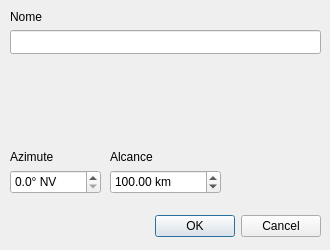
<?xml version="1.0" encoding="UTF-8"?>
<ui version="4.0">
 <class>beamDialog</class>
 <widget class="QDialog" name="beamDialog">
  <property name="geometry">
   <rect>
    <x>0</x>
    <y>0</y>
    <width>330</width>
    <height>250</height>
   </rect>
  </property>
  <property name="minimumSize">
   <size>
    <width>330</width>
    <height>250</height>
   </size>
  </property>
  <property name="maximumSize">
   <size>
    <width>330</width>
    <height>250</height>
   </size>
  </property>
  <property name="windowTitle">
   <string>Feixe</string>
  </property>
  <property name="windowIcon">
   <iconset resource="../res.qrc">
    <normaloff>:/icon/res/Earth-Scan-icon.png</normaloff>:/icon/res/Earth-Scan-icon.png</iconset>
  </property>
  <widget class="QDialogButtonBox" name="buttonBox">
   <property name="geometry">
    <rect>
     <x>-20</x>
     <y>210</y>
     <width>341</width>
     <height>32</height>
    </rect>
   </property>
   <property name="orientation">
    <enum>Qt::Horizontal</enum>
   </property>
   <property name="standardButtons">
    <set>QDialogButtonBox::Cancel|QDialogButtonBox::Ok</set>
   </property>
  </widget>
  <widget class="QLabel" name="label_name">
   <property name="geometry">
    <rect>
     <x>10</x>
     <y>10</y>
     <width>57</width>
     <height>14</height>
    </rect>
   </property>
   <property name="text">
    <string>Nome</string>
   </property>
  </widget>
  <widget class="QLineEdit" name="beamname">
   <property name="geometry">
    <rect>
     <x>10</x>
     <y>30</y>
     <width>311</width>
     <height>24</height>
    </rect>
   </property>
  </widget>
  <widget class="gbcoordinates" name="gbwidget" native="true">
   <property name="geometry">
    <rect>
     <x>10</x>
     <y>60</y>
     <width>310</width>
     <height>85</height>
    </rect>
   </property>
  </widget>
  <widget class="QLabel" name="label_azimute">
   <property name="geometry">
    <rect>
     <x>10</x>
     <y>150</y>
     <width>57</width>
     <height>14</height>
    </rect>
   </property>
   <property name="text">
    <string>Azimute</string>
   </property>
  </widget>
  <widget class="QDoubleSpinBox" name="azimute">
   <property name="geometry">
    <rect>
     <x>10</x>
     <y>170</y>
     <width>91</width>
     <height>24</height>
    </rect>
   </property>
   <property name="focusPolicy">
    <enum>Qt::TabFocus</enum>
   </property>
   <property name="wrapping">
    <bool>false</bool>
   </property>
   <property name="suffix">
    <string>° NV</string>
   </property>
   <property name="decimals">
    <number>1</number>
   </property>
   <property name="maximum">
    <double>360.000000000000000</double>
   </property>
  </widget>
  <widget class="QLabel" name="label">
   <property name="geometry">
    <rect>
     <x>110</x>
     <y>150</y>
     <width>57</width>
     <height>14</height>
    </rect>
   </property>
   <property name="text">
    <string>Alcance</string>
   </property>
  </widget>
  <widget class="QDoubleSpinBox" name="alcance">
   <property name="geometry">
    <rect>
     <x>110</x>
     <y>170</y>
     <width>111</width>
     <height>24</height>
    </rect>
   </property>
   <property name="suffix">
    <string> km</string>
   </property>
   <property name="decimals">
    <number>2</number>
   </property>
   <property name="maximum">
    <double>3000.000000000000000</double>
   </property>
   <property name="value">
    <double>100.000000000000000</double>
   </property>
  </widget>
  <widget class="QLabel" name="iconPreview">
   <property name="geometry">
    <rect>
     <x>10</x>
     <y>200</y>
     <width>40</width>
     <height>40</height>
    </rect>
   </property>
   <property name="sizePolicy">
    <sizepolicy hsizetype="Fixed" vsizetype="Fixed">
     <horstretch>0</horstretch>
     <verstretch>0</verstretch>
    </sizepolicy>
   </property>
   <property name="text">
    <string/>
   </property>
   <property name="pixmap">
    <pixmap resource="../res.qrc">:/icon/res/bussola.png</pixmap>
   </property>
   <property name="scaledContents">
    <bool>true</bool>
   </property>
  </widget>
 </widget>
 <customwidgets>
  <customwidget>
   <class>gbcoordinates</class>
   <extends>QWidget</extends>
   <header>gbcoordinates.h</header>
   <container>1</container>
   <slots>
    <signal>editDone()</signal>
    <slot>slot1()</slot>
   </slots>
  </customwidget>
 </customwidgets>
 <resources>
  <include location="../res.qrc"/>
 </resources>
 <connections>
  <connection>
   <sender>buttonBox</sender>
   <signal>accepted()</signal>
   <receiver>beamDialog</receiver>
   <slot>accept()</slot>
   <hints>
    <hint type="sourcelabel">
     <x>248</x>
     <y>254</y>
    </hint>
    <hint type="destinationlabel">
     <x>157</x>
     <y>274</y>
    </hint>
   </hints>
  </connection>
  <connection>
   <sender>buttonBox</sender>
   <signal>rejected()</signal>
   <receiver>beamDialog</receiver>
   <slot>reject()</slot>
   <hints>
    <hint type="sourcelabel">
     <x>316</x>
     <y>260</y>
    </hint>
    <hint type="destinationlabel">
     <x>286</x>
     <y>274</y>
    </hint>
   </hints>
  </connection>
  <connection>
   <sender>gbwidget</sender>
   <signal>editDone()</signal>
   <receiver>azimute</receiver>
   <slot>setFocus()</slot>
   <hints>
    <hint type="sourcelabel">
     <x>164</x>
     <y>102</y>
    </hint>
    <hint type="destinationlabel">
     <x>55</x>
     <y>181</y>
    </hint>
   </hints>
  </connection>
  <connection>
   <sender>gbwidget</sender>
   <signal>editDone()</signal>
   <receiver>azimute</receiver>
   <slot>selectAll()</slot>
   <hints>
    <hint type="sourcelabel">
     <x>164</x>
     <y>102</y>
    </hint>
    <hint type="destinationlabel">
     <x>55</x>
     <y>181</y>
    </hint>
   </hints>
  </connection>
 </connections>
</ui>
